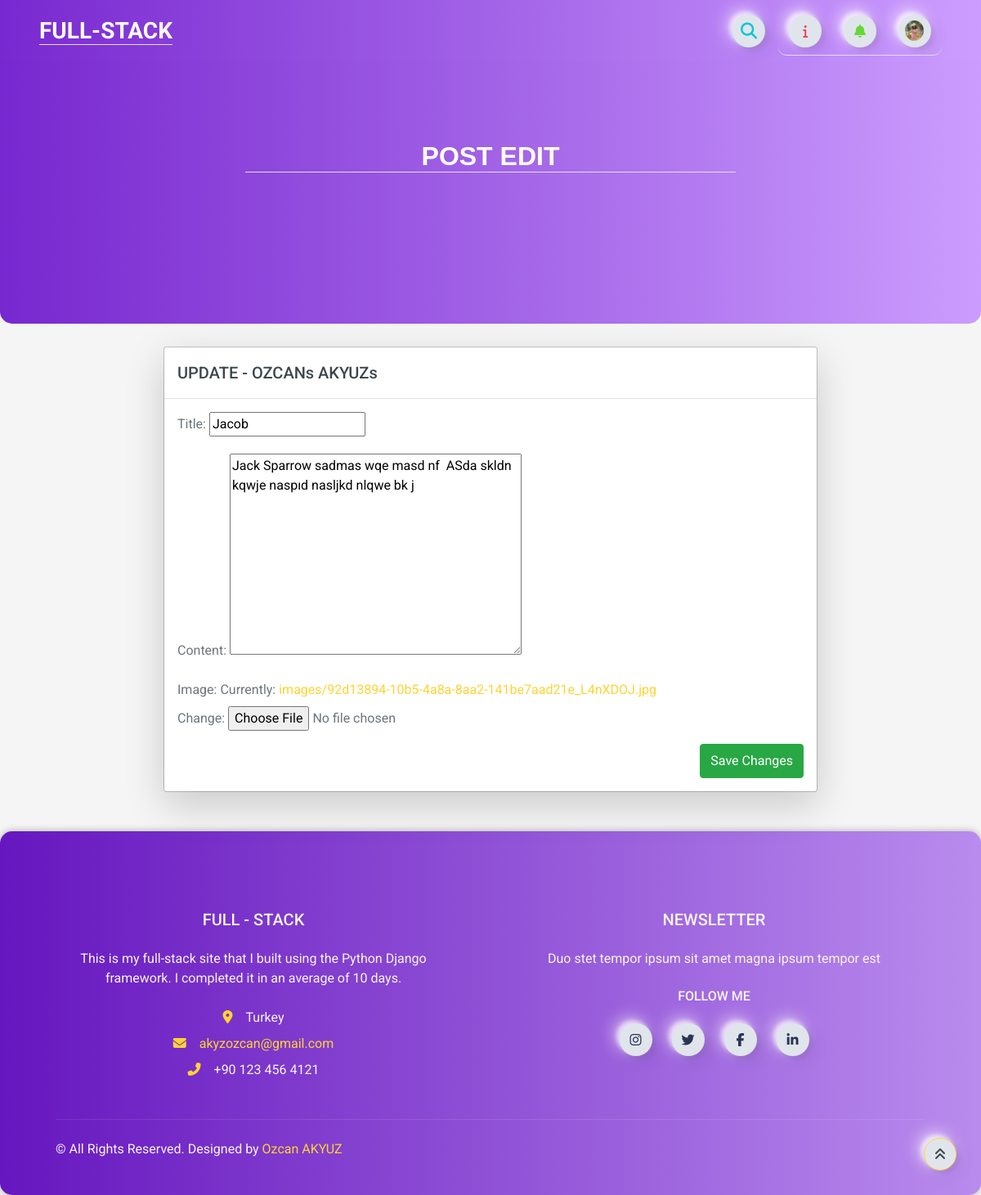
Page /user/update/32 (signed in) on the committed database.
### home/models.py (models this page shows, shortened)
class UserProfile(models.Model):
    user = models.OneToOneField(User, on_delete=models.CASCADE)
    phone = models.CharField(blank=True, max_length=20)
    address = models.CharField(blank=True, max_length=150)
    city = models.CharField(blank=True, max_length=20)
    country = models.CharField(blank=True, max_length=50)
    image = models.ImageField(blank=True, upload_to='images/users/')
    def image_tag(self):
        return mark_safe('<img src="{}" height="50"/>'.format(self.image.url))
    image_tag.short_description = 'Image'

class Post(models.Model):
    STATUS = (('New', 'New'),('True', 'True'),('False', 'False'))
    id = models.AutoField(primary_key=True)
    title = models.CharField(max_length=200)
    user = models.ForeignKey(User, on_delete=models.CASCADE)
    content = models.TextField()
    create_at = models.DateTimeField(auto_now_add=True)
    status = models.CharField(max_length=5, choices=STATUS, default='New')
    image = models.ImageField(upload_to='images/')
    def image_tag(self):
        if self.image:
            return mark_safe('<img src="%s" width="50" height="50" />' % self.image.url)
        return None
    image_tag.short_description = 'Image Preview'

### user/views.py (the view)
# urls.py: path("update/<int:id>", views.user_posts_update, name="user_post_update"),
@login_required(login_url='/login') # Check login
def user_posts_update(request, id):
    post = get_object_or_404(Post, pk=id, user=request.user)
    current_user = request.user
    profile = UserProfile.objects.get(user_id=current_user.pk)
    if request.method == 'POST':
        form = PostForm(request.POST, request.FILES, instance=post)
        if form.is_valid():
            form.save()
            return redirect('user_post')
    else:
        form = PostForm(instance=post)
    context = {'profile': profile,
               'form': form,
               'post': post,
               'page': 'POST UPDATE',}
    return render(request, 'user_posts_update.html', context)

### home/models.py
class PostForm(ModelForm):
    class Meta:
        model = Post
        fields = ['title', 'content', 'image']

### user/templates/user_posts_update.html (shortened to what this page needs)
{% extends "base.html" %}
{% load static %}
{% block body %}
<header>
  <div class="header m-auto">
      <div class="container" style="position: relative;">
          <h2 class="text-light px-2 m-auto border-bottom" id="navbar-text">POST EDIT</h2>
      </div>
  </div>
</header>
<div class="modal-dialog modal-lg">
  <div class="modal-content shadow-lg rounded">
    <div class="modal-header">
        <h5 class="modal-title">UPDATE - {{ profile.user.get_full_name }}</h5>
    </div>
      <div class="modal-body">
      <form method="post" enctype="multipart/form-data">
        {{ form.as_p }}
        <div class="form-group">
          <button class="btn btn-success rounded py-2 float-right" type="submit">Save Changes</button>
      </div>
      </form>
    </div>
  </div>
</div>
{% endblock %}

### home/templates/navbar.html (shortened to what this page needs)
{% load static %}
{% load active_link_tags %}
{% block body %}
<nav class="navbar navbar-expand bg-light gradient-custom px-5">
    <div class="container-fluid" id="full-stack">
        <div class="collapse navbar-collapse" id="navbarSupportedContent">
            <a class="navbar-brand mt-2 mt-lg-0" href="/" style="margin-right: 0">
                <h3 class="pt-1 mb-1 text-light border-bottom">FULL-STACK</h3>
            </a>
        </div>
    <form action="{% url 'search' %}" method="POST">
        <div class="search-box">
            <button class="btn btnnavbar btn-search" type="button"><i class="fas fa-search"></i></button>
        </div>
    </form>
    <div class="d-flex align-items-center frame-right border-bottom">
        {% with request.resolver_match.url_name as url_name %}
                <a class="text-reset me-3 btn btnnavbar" id="information" href="#" type="button"
                {% if url_name == 'index' %}
                    onclick="homeInfo()"
                {% elif url_name == 'post_detail' %}
                    onclick="detailInfo()"
                {% elif url_name == 'search' %}
                    onclick="searchInfo()"
                {% else %}
                {% endif %}>
                    <i class="fa-solid fa-info" style="color:#ee4056;"></i>
                </a>
        {% endwith %}
            <div class="dropdownnotif">
                <a class="text-reset me-3 dropbtnnotif hidden-arrow btn btnnavbar" href="#" onclick="myFunctionNotif()" id="navbarDropdownMenuLink" role="button" data-mdb-toggle="dropdown" aria-expanded="false">
                    <i class="fas fa-bell" style="color:#65d838;"></i>
                </a>
            </div>
            {%  if user.id is not None %}
            <div class="dropdown" id="login-signup">
                <a class="dropbtn d-flex align-items-center hidden-arrow btnnavbar" href="#" onclick="myFunction()" id="navbarDropdownMenuAvatar" role="button" data-mdb-toggle="dropdown" aria-expanded="false">
                    {% if profile.image %}
                    <img src="{{ profile.image.url }}" class="rounded-circle" height="25" alt="Black and White Portrait of a Man" loading="lazy" />
                    {% else %}
                    <img src="" class="rounded-circle" height="25" alt="Black and White Portrait of a Man" loading="lazy" alt="NO PHOTO!" />
                    {% endif %}
                </a>
            </div>
            {% else %}
            <div class="dropdown" id="login-signup">
                <a class="dropbtn d-flex align-items-center hidden-arrow btnnavbar" href="#" id="navbarDropdownMenuAvatar" type="button" data-toggle="modal" data-target="#containerlog">
                    <i class="fa-regular fa-user text-dark"></i>
                </a>
            </div>
            {% endif %}
        </div>
    </div>
</nav>
{% endblock %}

### home/static/css/main.css (style rules this page uses)
.gradient-custom { background: rgb(106, 17, 203); background: -webkit-linear-gradient(to right, rgba(106, 17, 203, 0.9), rgba(199, 147, 255, 0.9)); background: linear-gradient(to right, rgba(106, 17, 203, 0.9), rgba(199, 147, 255, 0.9)); }
.header { background: rgb(106, 17, 203); background: -webkit-linear-gradient(to right, rgba(106, 17, 203, 0.9), rgba(199, 147, 255, 0.9));; background: linear-gradient(to right, rgba(106, 17, 203, 0.9), rgba(199, 147, 255, 0.9));; height: 40vh; border-radius: 0 0 15px 15px; }
.frame-right { display: flex; flex-direction: row; justify-content: space-around; align-items: center; height: 60px; width: 200px; position: relative; transition: box-shadow 0.6s cubic-bezier(0.79,0.21,0.06,0.81); border-radius: 10px; }
.btnnavbar { height: 40px; width: 40px; border-radius: 150px; background: #e0e5ec; display: flex; flex-direction: column; justify-content: center; align-items: center; -webkit-tap-highlight-color:rgba(0,0,0,0); -webkit-tap-highlight-color:transparent; box-shadow: -7px -7px 20px #fff9, -4px -4px 5px 0px #fff9, 7px 7px 20px 0px #0001, 4px 4px 5px 0px #0001, inset 0px 0px 0px 0px #fff9, inset 0px 0px 0px 0px #0001, inset 0px 0px 0px 0px #fff9, inset 0px 0px 0px 0px #0001 ; transition: box-shadow 0.5s cubic-bezier(0.79,0.21,0.06,0.81); font-size: 16px; color: rgba(42,52,84,1); }
.dropbtn { color: white; padding: 16px; font-size: 16px; border: none; cursor: pointer; }
.dropdown { position: relative; display: inline-block; }
.dropdownnotif { position: relative; display: inline-block; }
.search-box { width: fit-content; height: fit-content; position: relative; margin-right: 1rem; }
.btn-search { width: 40px; height: 40px; border-style: none; font-size: 20px; font-weight: bold; outline: none; cursor: pointer; position: absolute; right: 0px; color:#0bc6d7 ; pointer-events: painted; border-radius: 150px; -webkit-tap-highlight-color:rgba(0,0,0,0); -webkit-tap-highlight-color:transparent; box-shadow: -7px -7px 20px #fff9, -4px -4px 5px 0px #fff9, 7px 7px 20px 0px #0001, 4px 4px 5px 0px #0001, inset 0px 0px 0px 0px #fff9, inset 0px 0px 0px 0px #0001, inset 0px 0px 0px 0px #fff9, inset 0px 0px 0px 0px #0001 ; transition: box-shadow 0.5s cubic-bezier(0.79,0.21,0.06,0.81); text-decoration: none; }
#navbar-text { align-items: center; text-align: center; font-family: 'Quicksand', sans-serif; top: 6rem; position: relative; margin: auto; max-width: 54%; }

### rows in the picture
UserProfile: image (picture), user.get_full_name "OZCANs AKYUZs"
Post: title "Jacob", content "Jack Sparrow sadmas wqe masd nf ASda skldn kqwje naspıd nasljkd nlqwe bk j"
